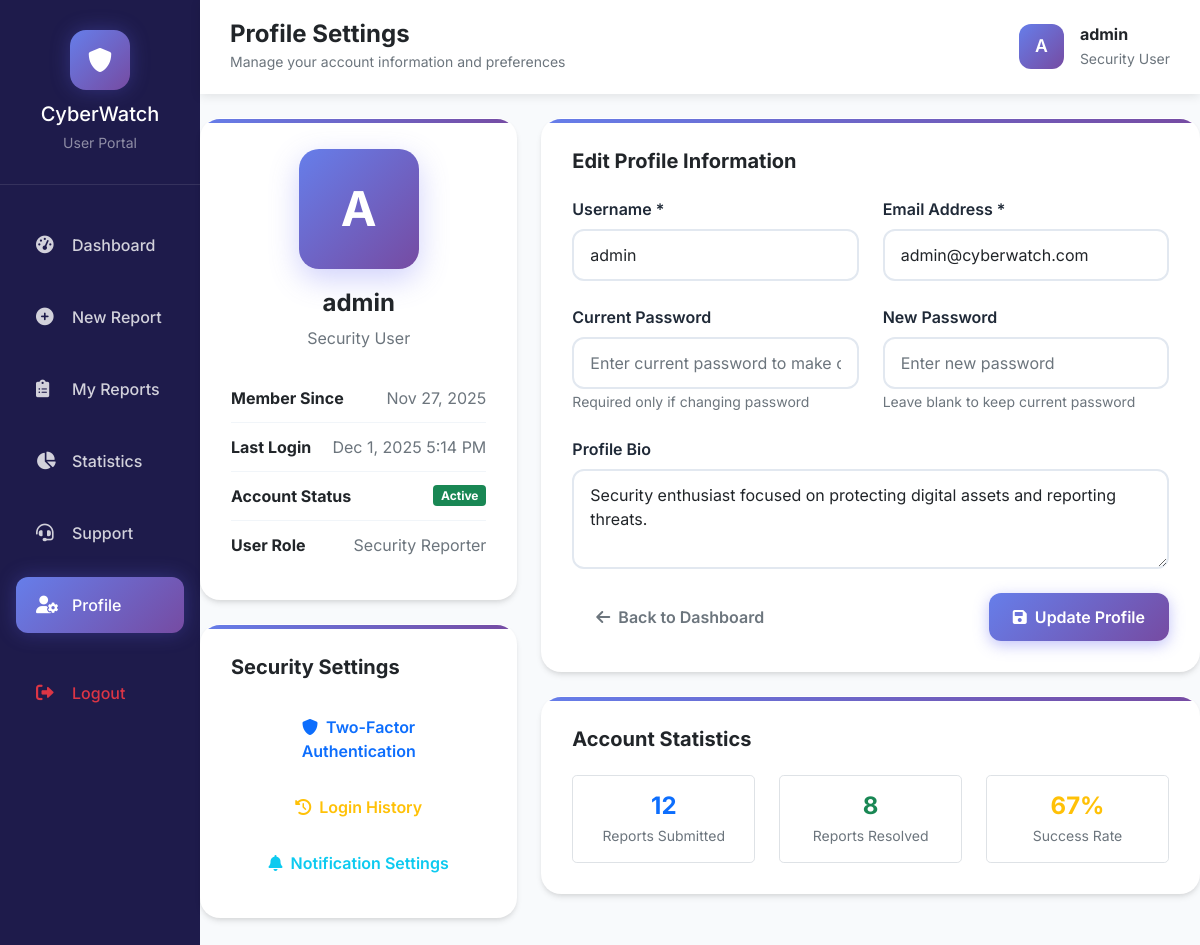
The app's page /profile.php (signed in) with its own data.
### tables this page shows
CREATE TABLE `users` (
  `id` int(11) NOT NULL,
  `username` varchar(100) NOT NULL,
  `email` varchar(255) DEFAULT NULL,
  `password` varchar(255) NOT NULL,
  `role` enum('user','moderator','admin') DEFAULT 'user',
  `status` enum('active','inactive','suspended') DEFAULT 'active',
  `last_login` timestamp NULL DEFAULT NULL,
  `created_at` timestamp NOT NULL DEFAULT current_timestamp(),
  `updated_at` timestamp NOT NULL DEFAULT current_timestamp() ON UPDATE current_timestamp(),
  `is_admin` tinyint(1) DEFAULT 0
);

### profile.php (the view, shortened to what this page needs)
<?php
require_once 'config.php';
$user_id = $_SESSION["id"];
$username = $_SESSION["username"];
$user_data = [];
$sql = "SELECT username, email, created_at, last_login, password FROM users WHERE id = ?";
if ($stmt = $conn->prepare($sql)) {
    $stmt->bind_param("i", $user_id);
    $stmt->execute();
    $result = $stmt->get_result();
    $user_data = $result->fetch_assoc();
}
?>
<!DOCTYPE html>
<html lang="en">
<head>
    <link href="https://cdn.jsdelivr.net/npm/bootstrap@5.1.3/dist/css/bootstrap.min.css" rel="stylesheet">
    <link href="https://cdnjs.cloudflare.com/ajax/libs/font-awesome/6.0.0/css/all.min.css" rel="stylesheet">
</head>
<body>
    <div class="container-fluid p-0">
        <div class="row g-0">
            <div class="col-lg-2 sidebar">
                <div class="sidebar-brand">
                    <div class="brand-icon">
                        <i class="fas fa-shield-alt"></i>
                    </div>
                    <h5 class="text-white mb-1">CyberWatch</h5>
                    <small class="text-white-50">User Portal</small>
                </div>
                <nav class="nav flex-column mt-4">
                    <div class="nav-item">
                        <a class="nav-link" href="dashboard.php">
                            <i class="fas fa-tachometer-alt"></i>
                            <span>Dashboard</span>
                        </a>
                    </div>
                    <div class="nav-item">
                        <a class="nav-link" href="report.php">
                            <i class="fas fa-plus-circle"></i>
                            <span>New Report</span>
                        </a>
                    </div>
                    <div class="nav-item">
                        <a class="nav-link" href="my_reports.php">
                            <i class="fas fa-clipboard-list"></i>
                            <span>My Reports</span>
                        </a>
                    </div>
                    <div class="nav-item">
                        <a class="nav-link" href="infographic.php">
                            <i class="fas fa-chart-pie"></i>
                            <span>Statistics</span>
                        </a>
                    </div>
                    <div class="nav-item">
                        <a class="nav-link" href="contact.php">
                            <i class="fas fa-headset"></i>
                            <span>Support</span>
                        </a>
                    </div>
                    <div class="nav-item">
                        <a class="nav-link active" href="profile.php">
                            <i class="fas fa-user-cog"></i>
                            <span>Profile</span>
                        </a>
                    </div>
                    <div class="nav-item mt-4">
                        <a class="nav-link text-danger" href="logout.php">
                            <i class="fas fa-sign-out-alt"></i>
                            <span>Logout</span>
                        </a>
                    </div>
                </nav>
            </div>
            <div class="col-lg-10 main-content">
                <nav class="top-bar">
                    <div class="d-flex justify-content-between align-items-center">
                        <div>
                            <h4 class="mb-0 text-dark fw-bold">Profile Settings</h4>
                            <small class="text-muted">Manage your account information and preferences</small>
                        </div>
                        <div class="d-flex align-items-center">
                            <div class="user-avatar me-3">
                                <?php echo strtoupper(substr($username, 0, 1)); ?>
                            </div>
                            <div>
                                <div class="fw-bold text-dark"><?php echo htmlspecialchars($username); ?></div>
                                <small class="text-muted">Security User</small>
                            </div>
                        </div>
                    </div>
                </nav>
                <div class="container-fluid py-4">
                    <div class="row">
                        <div class="col-lg-4 mb-4">
                            <div class="stat-card">
                                <div class="profile-avatar">
                                    <?php echo strtoupper(substr($user_data['username'], 0, 1)); ?>
                                </div>
                                <h4 class="text-center fw-bold mb-2"><?php echo htmlspecialchars($user_data['username']); ?></h4>
                                <p class="text-center text-muted mb-4">Security User</p>
                                <div class="info-item">
                                    <span class="fw-bold">Member Since</span>
                                    <span class="text-muted"><?php echo date('M j, Y', strtotime($user_data['created_at'])); ?></span>
                                </div>
                                <div class="info-item">
                                    <span class="fw-bold">Last Login</span>
                                    <span class="text-muted">
                                        <?php echo $user_data['last_login'] ? date('M j, Y g:i A', strtotime($user_data['last_login'])) : 'Never'; ?>
                                    </span>
                                </div>
                                <div class="info-item">
                                    <span class="fw-bold">Account Status</span>
                                    <span class="badge bg-success">Active</span>
                                </div>
                                <div class="info-item">
                                    <span class="fw-bold">User Role</span>
                                    <span class="text-muted">Security Reporter</span>
                                </div>
                            </div>
                            <div class="stat-card mt-4">
                                <h5 class="fw-bold mb-4">Security Settings</h5>
                                <div class="d-grid gap-2">
                                    <button class="btn btn-outline-primary">
                                        <i class="fas fa-shield-alt me-2"></i>Two-Factor Authentication
                                    </button>
                                    <button class="btn btn-outline-warning">
                                        <i class="fas fa-history me-2"></i>Login History
                                    </button>
                                    <button class="btn btn-outline-info">
                                        <i class="fas fa-bell me-2"></i>Notification Settings
                                    </button>
                                </div>
                            </div>
                        </div>
                        <div class="col-lg-8">
                            <div class="stat-card">
                                <h5 class="fw-bold mb-4">Edit Profile Information</h5>
                                <form action="<?php echo htmlspecialchars($_SERVER["PHP_SELF"]); ?>" method="post">
                                    <div class="row">
                                        <div class="col-md-6">
                                            <div class="form-group">
                                                <label class="form-label">Username *</label>
                                                <input type="text" name="username" class="form-control"
                                                       value="<?php echo htmlspecialchars($user_data['username']); ?>" required>
                                            </div>
                                        </div>
                                        <div class="col-md-6">
                                            <div class="form-group">
                                                <label class="form-label">Email Address *</label>
                                                <input type="email" name="email" class="form-control"
                                                       value="<?php echo htmlspecialchars($user_data['email']); ?>" required>
                                            </div>
                                        </div>
                                    </div>
                                    <div class="row">
                                        <div class="col-md-6">
                                            <div class="form-group">
                                                <label class="form-label">Current Password</label>
                                                <input type="password" name="current_password" class="form-control"
                                                       placeholder="Enter current password to make changes">
                                                <small class="text-muted">Required only if changing password</small>
                                            </div>
                                        </div>
                                        <div class="col-md-6">
                                            <div class="form-group">
                                                <label class="form-label">New Password</label>
                                                <input type="password" name="new_password" class="form-control"
                                                       placeholder="Enter new password">
                                                <small class="text-muted">Leave blank to keep current password</small>
                                            </div>
                                        </div>
                                    </div>
                                    <div class="form-group">
                                        <label class="form-label">Profile Bio</label>
                                        <textarea name="bio" class="form-control" rows="3"
                                                  placeholder="Tell us a bit about yourself...">Security enthusiast focused on protecting digital assets and reporting threats.</textarea>
                                    </div>
                                    <div class="d-flex justify-content-between align-items-center mt-4">
                                        <a href="dashboard.php" class="btn btn-outline-secondary">
                                            <i class="fas fa-arrow-left me-2"></i>Back to Dashboard
                                        </a>
                                        <button type="submit" class="btn btn-primary">
                                            <i class="fas fa-save me-2"></i>Update Profile
                                        </button>
                                    </div>
                                </form>
                            </div>
                            <div class="stat-card mt-4">
                                <h5 class="fw-bold mb-4">Account Statistics</h5>
                                <div class="row text-center">
                                    <div class="col-md-4">
                                        <div class="border rounded-3 p-3">
                                            <div class="h4 fw-bold text-primary mb-1">12</div>
                                            <div class="text-muted small">Reports Submitted</div>
                                        </div>
                                    </div>
                                    <div class="col-md-4">
                                        <div class="border rounded-3 p-3">
                                            <div class="h4 fw-bold text-success mb-1">8</div>
                                            <div class="text-muted small">Reports Resolved</div>
                                        </div>
                                    </div>
                                    <div class="col-md-4">
                                        <div class="border rounded-3 p-3">
                                            <div class="h4 fw-bold text-warning mb-1">67%</div>
                                            <div class="text-muted small">Success Rate</div>
                                        </div>
                                    </div>
                                </div>
                            </div>
                        </div>
                    </div>
                </div>
            </div>
        </div>
    </div>
</body>
</html>

### profile.php (style rules this page uses)
:root { --primary: #6366f1; --primary-dark: #4f46e5; --success: #10b981; --warning: #f59e0b; --danger: #ef4444; --info: #06b6d4; --dark: #1f2937; --light: #f8fafc; --gradient: linear-gradient(135deg, #667eea 0%, #764ba2 100%); --sidebar: #1e1b4b; --card-shadow: 0 4px 6px -1px rgba(0, 0, 0, 0.1), 0 2px 4px -1px rgba(0, 0, 0, 0.06); }
* { margin: 0; padding: 0; box-sizing: border-box; }
body { font-family: 'Inter', sans-serif; background: #f8fafc; min-height: 100vh; }
.sidebar { background: var(--sidebar); color: white; min-height: 100vh; padding: 0; }
.sidebar-brand { padding: 30px 20px; text-align: center; border-bottom: 1px solid rgba(255, 255, 255, 0.1); }
.brand-icon { width: 60px; height: 60px; background: var(--gradient); border-radius: 16px; display: flex; align-items: center; justify-content: center; margin: 0 auto 12px; font-size: 1.5rem; box-shadow: 0 0 20px rgba(99, 102, 241, 0.3); }
.nav-item { margin: 8px 16px; }
.nav-link { color: rgba(255, 255, 255, 0.8); padding: 16px 20px; border-radius: 12px; transition: all 0.3s ease; display: flex; align-items: center; font-weight: 500; text-decoration: none; }
.nav-link.active { background: var(--gradient); color: white; box-shadow: 0 0 20px rgba(99, 102, 241, 0.3); }
.nav-link i { width: 24px; margin-right: 12px; font-size: 1.1rem; }
.main-content { background: var(--light); min-height: 100vh; }
.top-bar { background: rgba(255, 255, 255, 0.95); border-bottom: 1px solid rgba(255, 255, 255, 0.2); padding: 20px 30px; box-shadow: 0 2px 10px rgba(0, 0, 0, 0.1); }
.user-avatar { width: 45px; height: 45px; border-radius: 12px; background: var(--gradient); display: flex; align-items: center; justify-content: center; color: white; font-weight: 600; font-size: 1.1rem; }
.stat-card { background: white; border-radius: 20px; padding: 30px; box-shadow: var(--card-shadow); border: 1px solid rgba(255, 255, 255, 0.2); transition: all 0.3s ease; position: relative; overflow: hidden; }
.stat-card::before { content: ''; position: absolute; top: 0; left: 0; width: 100%; height: 4px; background: var(--gradient); }
.btn { border-radius: 12px; padding: 12px 24px; font-weight: 600; border: none; transition: all 0.3s ease; }
.btn-primary { background: var(--gradient); box-shadow: 0 4px 15px rgba(99, 102, 241, 0.4); }
.profile-avatar { width: 120px; height: 120px; border-radius: 20px; background: var(--gradient); display: flex; align-items: center; justify-content: center; color: white; font-weight: 700; font-size: 3rem; margin: 0 auto 20px; box-shadow: 0 10px 30px rgba(99, 102, 241, 0.3); }
.form-group { margin-bottom: 24px; }
.form-label { font-weight: 600; color: var(--dark); margin-bottom: 8px; }
.form-control { border: 2px solid #e2e8f0; border-radius: 12px; padding: 12px 16px; font-size: 16px; transition: all 0.3s ease; }
.info-item { display: flex; justify-content: space-between; align-items: center; padding: 12px 0; border-bottom: 1px solid #f1f5f9; }
.info-item:last-child { border-bottom: none; }

### records on screen
users: username "A", username "admin", created_at "Nov 27, 2025", last_login "Dec 1, 2025 5:14 PM", email "admin@cyberwatch.com"

### other values on screen
substr($username, 0, 1) "A"
$username "admin"
